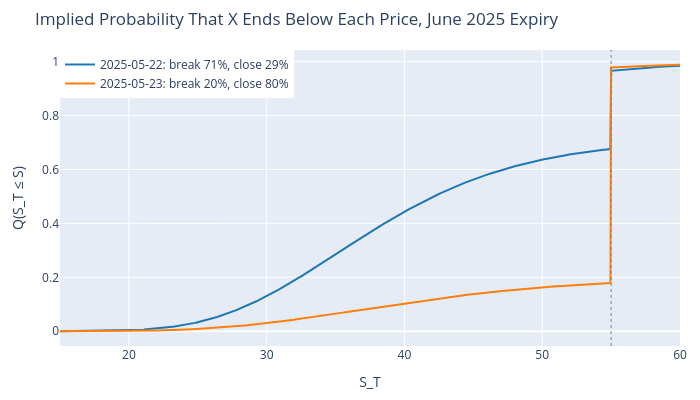

Notebook code for this chart:
### Code cell
S = np.linspace(15.0, 60.0, 901)
fig = go.Figure()
for color, on in zip(colors, [date(2025, 5, 22), date(2025, 5, 23)]):
    row = results.filter(pl.col("date") == on).row(0, named=True)
    sigma = row["sigma_break"]
    m = np.log(row["mu_break"]) - sigma**2 / 2
    cdf = row["pi_break"] * norm.cdf((np.log(S) - m) / sigma) + (
        1 - row["pi_break"]
    ) * (S >= W)
    fig.add_trace(
        go.Scatter(
            x=S,
            y=cdf,
            mode="lines",
            name=f"{on}: break {row['pi_break']:.0%}, close {1 - row['pi_break']:.0%}",
            line={"width": 2, "color": color},
        )
    )
fig.add_vline(x=W, line={"width": 1, "dash": "dot", "color": "grey"})
fig.update_layout(
    title="Implied Probability That X Ends Below Each Price, June 2025 Expiry",
    xaxis_title="S_T",
    yaxis_title="Q(S_T ≤ S)",
    width=700,
    height=400,
    margin={"l": 60, "r": 20, "t": 50, "b": 50},
    legend={"x": 0, "xanchor": "left", "y": 1, "yanchor": "top"},
)
fig.write_image("output/x_implied_distribution.png", scale=2)
fig.show()

### Figure 1 — Plotly figure (JSON) as saved in the notebook; plotly's stock layout.template omitted (floating-point values rounded to 4 significant figures; data arrays with more than 128 entries replaced by an {"elided": "..."} marker saying what was removed)
{"data": [{"line": {"color": "#1f77b4", "width": 2}, "mode": "lines", "name": "2025-05-22: break 71%, close 29%", "type": "scatter", "x": {"elided": "901 float values"}, "y": {"elided": "901 float values"}}, {"line": {"color": "#ff7f0e", "width": 2}, "mode": "lines", "name": "2025-05-23: break 20%, close 80%", "type": "scatter", "x": {"elided": "901 float values"}, "y": {"elided": "901 float values"}}], "layout": {"height": 400, "legend": {"x": 0, "xanchor": "left", "y": 1, "yanchor": "top"}, "margin": {"b": 50, "l": 60, "r": 20, "t": 50}, "shapes": [{"line": {"color": "grey", "dash": "dot", "width": 1}, "type": "line", "x0": 55, "x1": 55, "xref": "x", "y0": 0, "y1": 1, "yref": "y domain"}], "title": {"text": "Implied Probability That X Ends Below Each Price, June 2025 Expiry"}, "width": 700, "xaxis": {"title": {"text": "S_T"}}, "yaxis": {"title": {"text": "Q(S_T ≤ S)"}}}}
